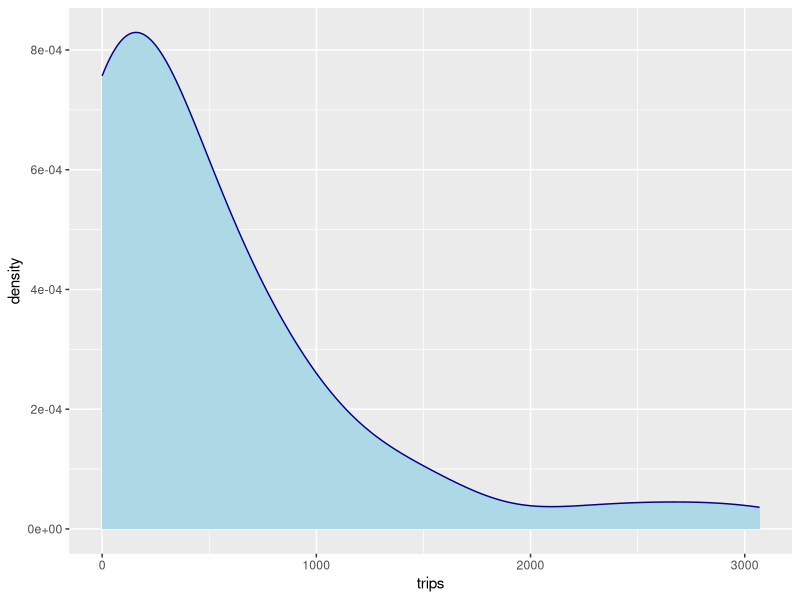
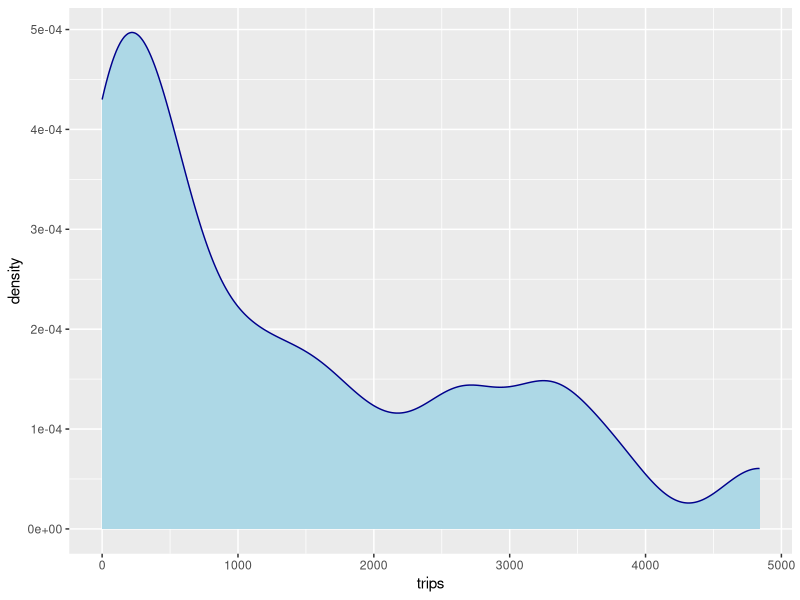

Generate these figures, in order, with R:
library(ggplot2)
library(reshape)


setwd('/Users/zack/Desktop/stl/wsdot_evse/Task 1')
ld_data = read.csv('long_distance_counts.csv')

# Remove outliers
ld_data = ld_data[ld_data$trips<5000,]

# Separate Upgrade and Candidate sites
ld_data$station_type = substr(ld_data$pid, 1,1)
ld_candidate_data = ld_data[ld_data$station_type=='c',]
ld_upgrade_data = ld_data[ld_data$station_type=='u',]

# Gathered as sum after running shortest path and station analysis, bevs can count towards multiple stations
ggplot(ld_candidate_data, aes(x=trips)) +
  geom_density(color='darkblue', fill='lightblue', bw=300)
ggplot(ld_upgrade_data, aes(x=trips)) +
  geom_density(color='darkblue', fill='lightblue', bw=300)

# Roughly 5000-10000 in prior analysis with 12% EVs
pctiles = seq(0,1.0,.10)
quantile(ld_candidate_data$trips, pctiles)
quantile(ld_upgrade_data$trips, pctiles)
